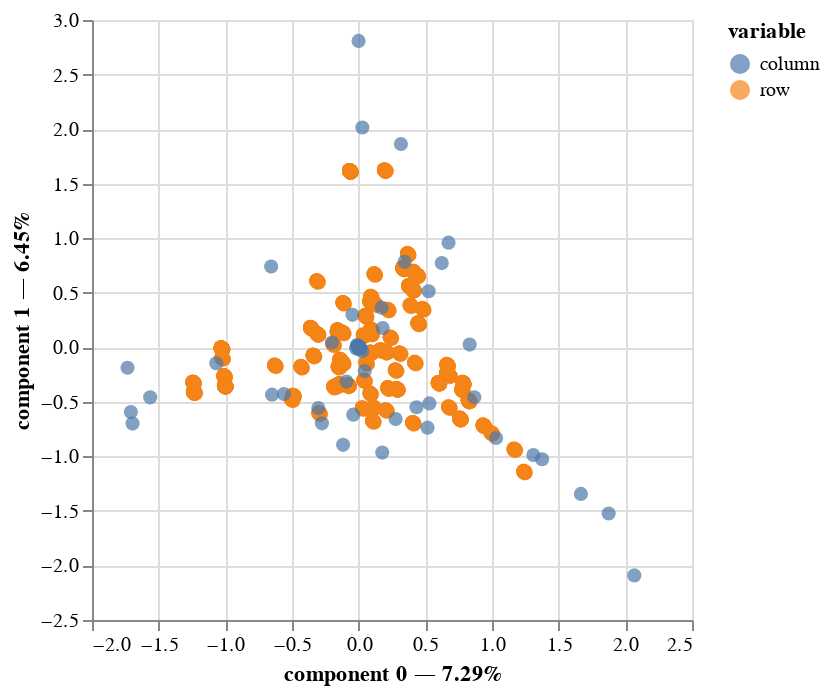

Source (notebook cell):
### Code cell
mca.plot(
    df,
    x_component=0,
    y_component=1,
    show_column_markers=True,
    show_row_markers=True,
    show_column_labels=False,
    show_row_labels=False
)

### Figure 1 — Vega-Lite specification as saved in the notebook (floating-point values rounded to 4 significant figures; data arrays with more than 128 entries replaced by an {"elided": "..."} marker saying what was removed)
{"config": {"view": {"continuousWidth": 300, "continuousHeight": 300}}, "layer": [{"data": {"name": "data-14adcea296e43c969d14594ab8fcf7e3"}, "mark": {"type": "circle", "size": 50}, "encoding": {"color": {"field": "variable", "type": "nominal"}, "tooltip": [{"field": "variable", "type": "nominal"}, {"field": "value", "type": "nominal"}, {"field": "component 0", "type": "quantitative"}, {"field": "component 1", "type": "quantitative"}], "x": {"axis": {"title": "component 0 — 7.29%"}, "field": "component 0", "scale": {"zero": false}, "type": "quantitative"}, "y": {"axis": {"title": "component 1 — 6.45%"}, "field": "component 1", "scale": {"zero": false}, "type": "quantitative"}}, "name": "view_1"}, {"data": {"name": "data-eddad1d227b2124c6698917025f926c2"}, "mark": {"type": "circle", "size": 50}, "encoding": {"color": {"field": "variable", "type": "nominal"}, "tooltip": [{"field": "variable", "type": "nominal"}, {"field": "value", "type": "nominal"}, {"field": "component 0", "type": "quantitative"}, {"field": "component 1", "type": "quantitative"}], "x": {"axis": {"title": "component 0 — 7.29%"}, "field": "component 0", "scale": {"zero": false}, "type": "quantitative"}, "y": {"axis": {"title": "component 1 — 6.45%"}, "field": "component 1", "scale": {"zero": false}, "type": "quantitative"}}}], "params": [{"name": "param_1", "select": {"type": "interval", "encodings": ["x", "y"]}, "bind": "scales", "views": ["view_1"]}], "$schema": "https://vega.github.io/schema/vega-lite/v5.17.0.json", "datasets": {"data-14adcea296e43c969d14594ab8fcf7e3": {"elided": "4050 records"}, "data-eddad1d227b2124c6698917025f926c2": [{"component 0": 0.01217, "component 1": -0.002909, "component 2": 0.002218, "variable": "column", "value": "0", "label": 0}, {"component 0": -0.01205, "component 1": 0.0197, "component 2": -0.03725, "variable": "column", "value": "1", "label": 1}, {"component 0": -0.01923, "component 1": -0.009824, "component 2": 0.02654, "variable": "column", "value": "2", "label": 2}, {"component 0": 0.01037, "component 1": -0.01213, "component 2": -0.02942, "variable": "column", "value": "3", "label": 3}, {"component 0": -0.01185, "component 1": 0.01387, "component 2": 0.03362, "variable": "column", "value": "4", "label": 4}, {"component 0": -0.005893, "component 1": 0.008379, "component 2": -0.009596, "variable": "column", "value": "5", "label": 5}, {"component 0": -0.004413, "component 1": 0.003624, "component 2": 0.04389, "variable": "column", "value": "6", "label": 6}, {"component 0": 0.0268, "component 1": -0.03334, "component 2": -0.04829, "variable": "column", "value": "7", "label": 7}, {"component 0": -0.002496, "component 1": -0.01548, "component 2": 0.02189, "variable": "column", "value": "8", "label": 8}, {"component 0": 0.002293, "component 1": 0.008451, "component 2": -0.01185, "variable": "column", "value": "9", "label": 9}, {"component 0": -0.002115, "component 1": -0.002304, "component 2": 0.003062, "variable": "column", "value": "10", "label": 10}, {"component 0": 0.4336, "component 1": -0.5496, "component 2": -2.316, "variable": "column", "value": "11", "label": 11}, {"component 0": -0.65, "component 1": -0.4342, "component 2": -0.6158, "variable": "column", "value": "12", "label": 12}, {"component 0": -1.708, "component 1": -0.5944, "component 2": 0.6163, "variable": "column", "value": "13", "label": 13}, {"component 0": 1.311, "component 1": -0.987, "component 2": 1.099, "variable": "column", "value": "14", "label": 14}, {"component 0": -0.1999, "component 1": 0.043, "component 2": -0.663, "variable": "column", "value": "15", "label": 15}, {"component 0": 0.02753, "component 1": 2.015, "component 2": 0.6238, "variable": "column", "value": "16", "label": 16}, {"component 0": -1.734, "component 1": -0.1875, "component 2": 0.767, "variable": "column", "value": "17", "label": 17}, {"component 0": -0.2758, "component 1": -0.6975, "component 2": -1.612, "variable": "column", "value": "18", "label": 18}, {"component 0": 0.04507, "component 1": -0.218, "component 2": 0.5177, "variable": "column", "value": "19", "label": 19}, {"component 0": 0.1769, "component 1": -0.9657, "component 2": -0.2284, "variable": "column", "value": "20", "label": 20}, {"component 0": 0.5247, "component 1": 0.5131, "component 2": -0.1195, "variable": "column", "value": "21", "label": 21}, {"component 0": -0.6563, "component 1": 0.7398, "component 2": 0.4497, "variable": "column", "value": "22", "label": 22}, {"component 0": 0.6232, "component 1": 0.7717, "component 2": -0.1792, "variable": "column", "value": "23", "label": 23}, {"component 0": 1.376, "component 1": -1.026, "component 2": 1.176, "variable": "column", "value": "24", "label": 24}, {"component 0": -1.696, "component 1": -0.6994, "component 2": 1.137, "variable": "column", "value": "25", "label": 25}, {"component 0": 1.667, "component 1": -1.344, "component 2": 1.726, "variable": "column", "value": "26", "label": 26}, {"component 0": 0.8325, "component 1": 0.02452, "component 2": 0.5952, "variable": "column", "value": "27", "label": 27}, {"component 0": -0.561, "component 1": -0.4286, "component 2": -0.573, "variable": "column", "value": "28", "label": 28}, {"component 0": 0.5168, "component 1": -0.7367, "component 2": -0.8456, "variable": "column", "value": "29", "label": 29}, {"component 0": -0.3024, "component 1": -0.5575, "component 2": 0.02423, "variable": "column", "value": "30", "label": 30}, {"component 0": 0.3449, "component 1": 0.7833, "component 2": 0.1022, "variable": "column", "value": "31", "label": 31}, {"component 0": 1.875, "component 1": -1.523, "component 2": 2.49, "variable": "column", "value": "32", "label": 32}, {"component 0": 0.1799, "component 1": 0.1772, "component 2": -0.8505, "variable": "column", "value": "33", "label": 33}, {"component 0": -0.0008509, "component 1": 2.808, "component 2": 0.7126, "variable": "column", "value": "34", "label": 34}, {"component 0": -1.564, "component 1": -0.4591, "component 2": 0.4917, "variable": "column", "value": "35", "label": 35}, {"component 0": 0.5305, "component 1": -0.5145, "component 2": 1.218, "variable": "column", "value": "36", "label": 36}, {"component 0": 0.1719, "component 1": 0.3632, "component 2": 0.4208, "variable": "column", "value": "37", "label": 37}, {"component 0": 1.03, "component 1": -0.8318, "component 2": 0.6555, "variable": "column", "value": "38", "label": 38}, {"component 0": -0.04052, "component 1": -0.6179, "component 2": -1.777, "variable": "column", "value": "39", "label": 39}, {"component 0": 0.3169, "component 1": 1.863, "component 2": 0.1258, "variable": "column", "value": "40", "label": 40}, {"component 0": -1.068, "component 1": -0.1465, "component 2": 0.3115, "variable": "column", "value": "41", "label": 41}, {"component 0": -0.04672, "component 1": 0.297, "component 2": -0.7933, "variable": "column", "value": "42", "label": 42}, {"component 0": -0.1169, "component 1": -0.8943, "component 2": -0.1599, "variable": "column", "value": "43", "label": 43}, {"component 0": 0.6741, "component 1": 0.9591, "component 2": -0.6308, "variable": "column", "value": "44", "label": 44}, {"component 0": 0.2774, "component 1": -0.6586, "component 2": -2.049, "variable": "column", "value": "45", "label": 45}, {"component 0": -0.09148, "component 1": -0.3146, "component 2": -0.7828, "variable": "column", "value": "46", "label": 46}, {"component 0": 0.8674, "component 1": -0.458, "component 2": 0.5742, "variable": "column", "value": "47", "label": 47}, {"component 0": 2.067, "component 1": -2.091, "component 2": 2.25, "variable": "column", "value": "48", "label": 48}]}}
